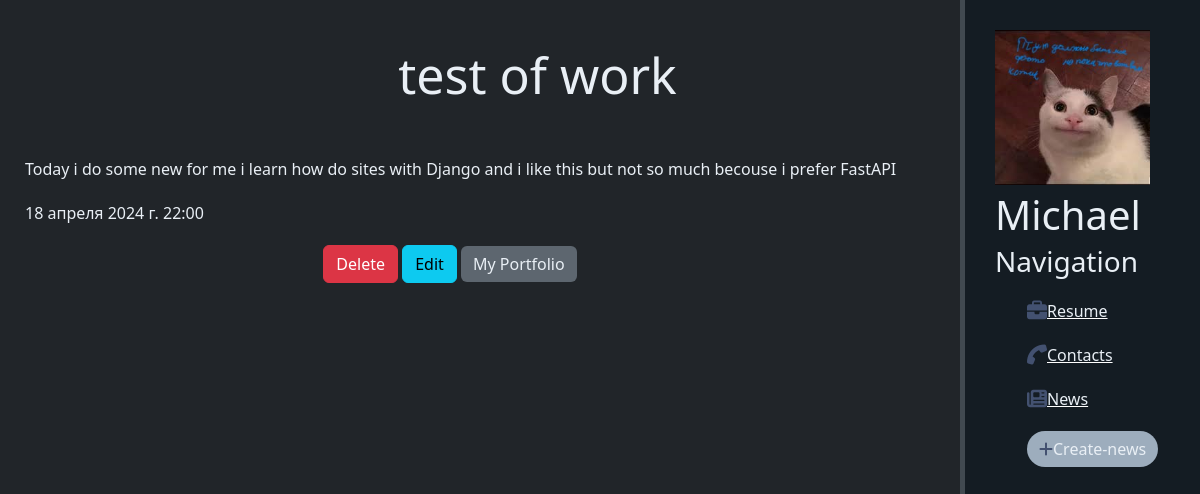
Screenshot of /news/1 with the database file from the repository.
### news/models.py (models this page shows, shortened)
class Artiles(models.Model):
    title = models.CharField('Name' , max_length=50)
    anons = models.CharField('Anons', max_length=200)
    full_text = models.TextField('Article')
    date = models.DateTimeField('Data')
    class Meta:
        verbose_name = "piece of news"
        verbose_name_plural = "news"

### news/views.py (the view)
# urls.py: path('<int:pk>', views.NewsDetailView.as_view(),name="news_detail"),
class NewsDetailView(DetailView):
    model = Artiles
    template_name = "news/deteils_view.html"
    context_object_name =  'article'

### news/templates/news/deteils_view.html (shortened to what this page needs)
{% extends "main/layout.html" %}
{% block content %}
     <div class="features">
         <div class='text-custom'>
            <h1>{{ article.title }}</h1><br>
            <p>{{ article.full_text }}</p>
            <p>{{ article.date }}</p>
         </div>
        <a href="{% url 'news_del' article.id%}" class="btn btn-danger">Delete</a>
         <a href="{% url 'news_up' article.id%}" class="btn btn-info">Edit</a>
         <a href="https://github.com/Kirito85?tab=repositories"><button class="btn custom-btn-deteil-view">My Portfolio</button></a>
     </div>
{% endblock %}

### main/static/main/css/main.css (style rules this page uses)
body { background: #212529; }
main .features { float: left; color:#e9eff5; margin-top: 100px; text-align: center; width: 75%; }
main .features h1 { font-size:50px; margin-top: -55px;margin-left: 175px; color: #e9eff5; }
main .features p { max-width: auto;margin: 20px auto;text-align: left; margin-left: 25px; color: #e9eff5; }
.custom-btn-deteil-view { background-color: #5D666F; color: #e9eff5; border: none; }
a { color: #ffffff; text-decoration: underline; }

### rows the page displays
Artiles: title "test of work", full_text "Today i do some new for me i learn how do sites with Django and i like this but not so much becouse i prefer FastAPI", date "18 апреля 2024 г. 22:00"
